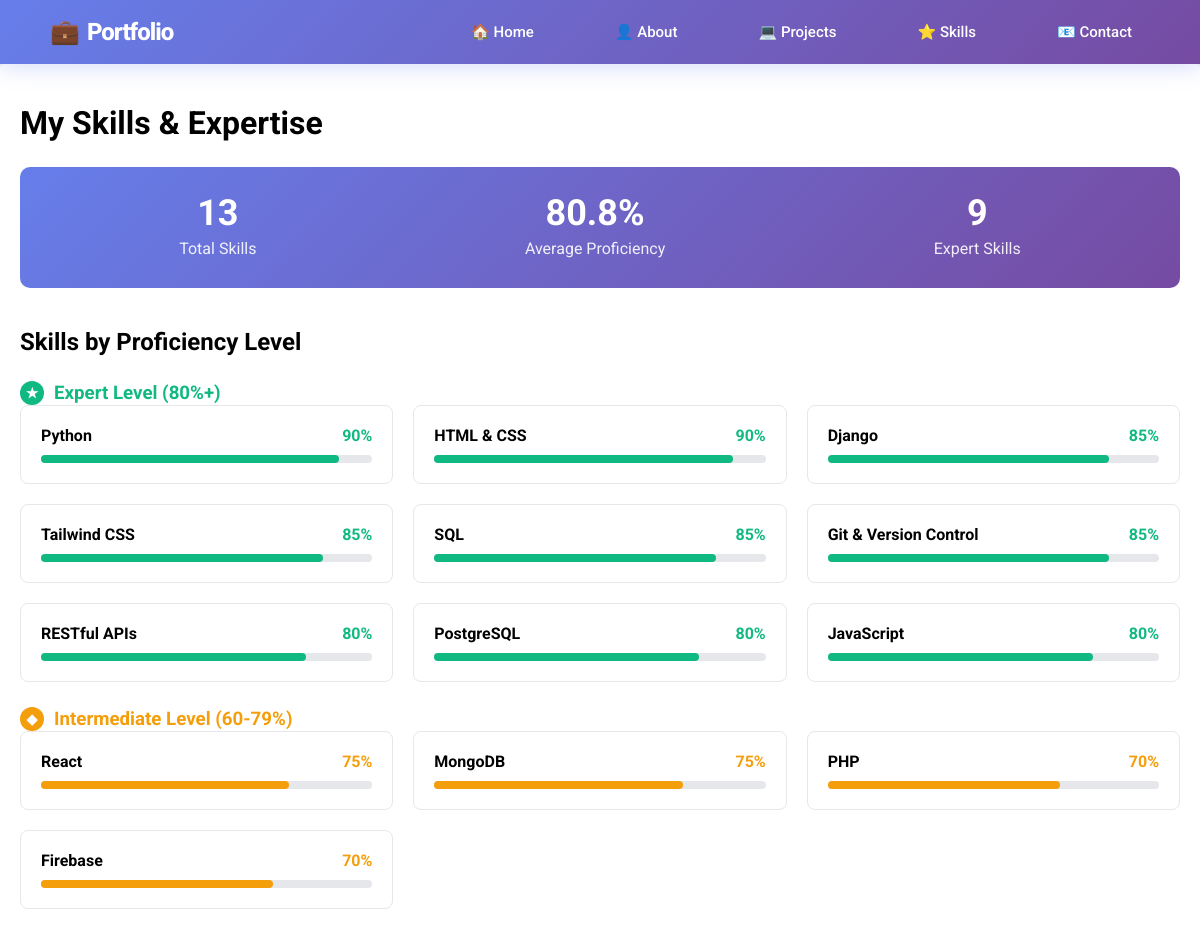
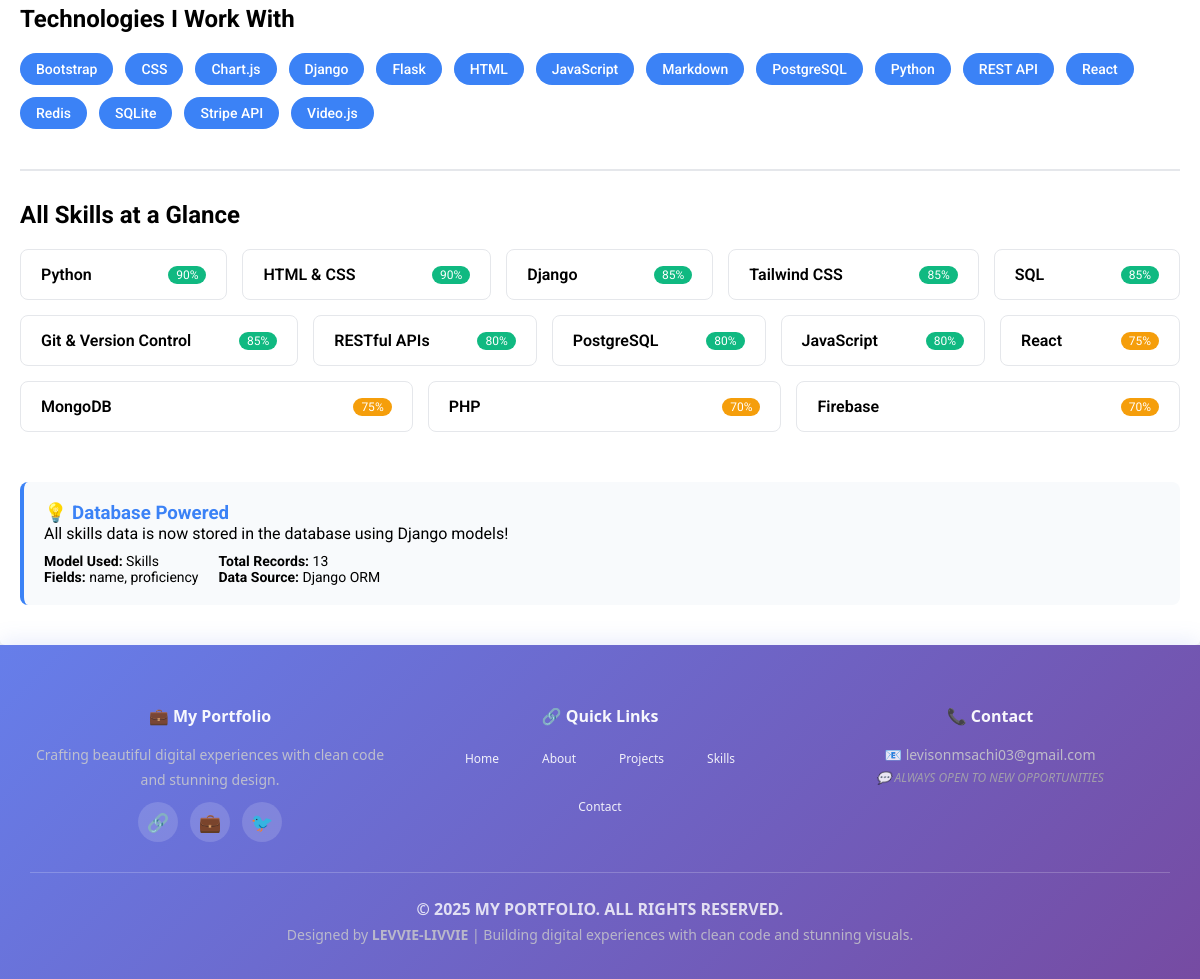
Screenshot of /skills/ with the database file from the repository (2 pictures, top to bottom).
### main/models.py (models this page shows, shortened)
class Skills(models.Model):
    name = models.CharField(max_length=100)
    proficiency = models.IntegerField()

### main/views.py (the view)
# urls.py: path('skills/', views.skills, name='skills'), # Skills page
def skills(request):
    skills_list = Skills.objects.all().order_by('-proficiency')
    total_skills = skills_list.count()
    average_proficiency = skills_list.aggregate(models.Avg('proficiency'))['proficiency__avg']
    expert_skills = skills_list.filter(proficiency__gte=80)
    intermediate_skills = skills_list.filter(proficiency__range=(60, 79))
    beginner_skills = skills_list.filter(proficiency__lt=60)
    technologies_used = Project.objects.filter(
        is_published=True
    ).values_list('technology', flat=True).distinct()
    all_technologies = set()
    for tech_string in technologies_used:
        if tech_string:
            tech_list = [tech.strip() for tech in tech_string.split(',')]
            all_technologies.update(tech_list)
    context = {
        'skills': skills_list,
        'technologies': sorted(all_technologies),
        'total_skills': total_skills,
        'average_proficiency': round(average_proficiency or 0, 1),
        'expert_skills': expert_skills,
        'intermediate_skills': intermediate_skills,
        'beginner_skills': beginner_skills,
        'expert_count': expert_skills.count(),
        'intermediate_count': intermediate_skills.count(),
        'beginner_count': beginner_skills.count(),
    }
    return render(request, 'main/skills.html', context)

### main/templates/main/skills.html (shortened to what this page needs)
{% extends "main/base.html" %} {% block title %} Skills | Portfolio {% endblock title %}
{% block content %}
<h1>My Skills & Expertise</h1>
<div
  style="
    background: linear-gradient(135deg, #667eea 0%, #764ba2 100%);
    color: white;
    padding: 25px;
    border-radius: 10px;
    margin: 25px 0;
  "
>
  <div style="display: flex; justify-content: space-around; text-align: center">
    <div>
      <h2 style="margin: 0; font-size: 36px">{{ total_skills }}</h2>
      <p style="margin: 5px 0; opacity: 0.9">Total Skills</p>
    </div>
    <div>
      <h2 style="margin: 0; font-size: 36px">{{ average_proficiency }}%</h2>
      <p style="margin: 5px 0; opacity: 0.9">Average Proficiency</p>
    </div>
    <div>
      <h2 style="margin: 0; font-size: 36px">{{ expert_count }}</h2>
      <p style="margin: 5px 0; opacity: 0.9">Expert Skills</p>
    </div>
  </div>
</div>
<div style="margin: 40px 0">
  <h2>Skills by Proficiency Level</h2>
  {% if expert_skills %}
  <div style="margin: 25px 0">
    <h3 style="color: #10b981; display: flex; align-items: center">
      <span
        style="
          background: #10b981;
          color: white;
          width: 24px;
          height: 24px;
          border-radius: 50%;
          display: inline-flex;
          align-items: center;
          justify-content: center;
          margin-right: 10px;
          font-size: 14px;
        "
      >
        ★
      </span>
      Expert Level (80%+)
    </h3>
    <div
      style="
        display: grid;
        grid-template-columns: repeat(auto-fill, minmax(300px, 1fr));
        gap: 20px;
      "
    >
      {% for skill in expert_skills %}
      <div style="border: 1px solid #e5e7eb; border-radius: 8px; padding: 20px">
        <div
          style="
            display: flex;
            justify-content: space-between;
            margin-bottom: 10px;
          "
        >
          <strong>{{ skill.name }}</strong>
          <span style="color: #10b981; font-weight: bold"
            >{{ skill.proficiency }}%</span
          >
        </div>
        <div style="background: #e5e7eb; height: 8px; border-radius: 4px">
          <div
            style="background: #10b981; height: 100%; border-radius: 4px; width: {{ skill.proficiency }}%;"
          ></div>
        </div>
      </div>
      {% endfor %}
    </div>
  </div>
  {% endif %}
  {% if intermediate_skills %}
  <div style="margin: 25px 0">
    <h3 style="color: #f59e0b; display: flex; align-items: center">
      <span
        style="
          background: #f59e0b;
          color: white;
          width: 24px;
          height: 24px;
          border-radius: 50%;
          display: inline-flex;
          align-items: center;
          justify-content: center;
          margin-right: 10px;
          font-size: 14px;
        "
      >
        ◆
      </span>
      Intermediate Level (60-79%)
    </h3>
    <div
      style="
        display: grid;
        grid-template-columns: repeat(auto-fill, minmax(300px, 1fr));
        gap: 20px;
      "
    >
      {% for skill in intermediate_skills %}
      <div style="border: 1px solid #e5e7eb; border-radius: 8px; padding: 20px">
        <div
          style="
            display: flex;
            justify-content: space-between;
            margin-bottom: 10px;
          "
        >
          <strong>{{ skill.name }}</strong>
          <span style="color: #f59e0b; font-weight: bold"
            >{{ skill.proficiency }}%</span
          >
        </div>
        <div style="background: #e5e7eb; height: 8px; border-radius: 4px">
          <div
            style="background: #f59e0b; height: 100%; border-radius: 4px; width: {{ skill.proficiency }}%;"
          ></div>
        </div>
      </div>
      {% endfor %}
    </div>
  </div>
  {% endif %}
</div>
<div style="margin: 40px 0">
  <h2>Technologies I Work With</h2>
  <div style="display: flex; flex-wrap: wrap; gap: 12px; margin-top: 20px">
    {% if technologies %} {% for tech in technologies %}
    <span
      style="
        background: #3b82f6;
        color: white;
        padding: 8px 16px;
        border-radius: 20px;
        font-size: 14px;
        font-weight: 500;
      "
    >
      {{ tech }}
    </span>
    {% endfor %} {% else %}
    <p>No technologies listed in projects yet.</p>
    {% endif %}
  </div>
</div>
<div style="margin: 40px 0; border-top: 2px solid #e5e7eb; padding-top: 30px">
  <h2>All Skills at a Glance</h2>
  <div style="display: flex; flex-wrap: wrap; gap: 15px; margin-top: 20px">
    {% for skill in skills %}
    <div
      style="
        border: 1px solid #e5e7eb;
        border-radius: 8px;
        padding: 15px 20px;
        min-width: 180px;
        flex: 1 0 auto;
      "
    >
      <div
        style="
          display: flex;
          justify-content: space-between;
          align-items: center;
        "
      >
        <span style="font-weight: 600">{{ skill.name }}</span>
        <span
          style="font-size: 12px; background:
                    {% if skill.proficiency >= 80 %}#10b981
                    {% elif skill.proficiency >= 60 %}#f59e0b
                    {% else %}#6b7280
                    {% endif %};
                    color: white; padding: 2px 8px; border-radius: 10px;"
        >
          {{ skill.proficiency }}%
        </span>
      </div>
    </div>
    {% endfor %}
  </div>
</div>
<div
  style="
    margin-top: 50px;
    padding: 20px;
    background: #f8fafc;
    border-radius: 8px;
    border-left: 4px solid #3b82f6;
  "
>
  <h3 style="margin-top: 0; color: #3b82f6">💡 Database Powered</h3>
  <p>All skills data is now stored in the database using Django models!</p>
  <div style="display: flex; gap: 20px; margin-top: 10px; font-size: 14px">
    <div>
      <strong>Model Used:</strong> Skills
      <br />
      <strong>Fields:</strong> name, proficiency
    </div>
    <div>
      <strong>Total Records:</strong> {{ total_skills }}
      <br />
      <strong>Data Source:</strong> Django ORM
    </div>
  </div>
</div>
{% endblock content %}

### main/static/main/css/style.css (style rules this page uses)
body { font-family: 'Roboto', sans-serif; margin: 0; padding: 0; background-color: #f4f4f4; }

### main/templates/main/base.html (style rules this page uses)
* { margin: 0; padding: 0; box-sizing: border-box; }
body { display: flex; flex-direction: column; min-height: 100vh; background: #f9fafb; }

### rows the page displays
Skills: name "Python", proficiency "90"
Skills: name "HTML & CSS", proficiency "90"
Skills: name "Django", proficiency "85"
Skills: name "Tailwind CSS", proficiency "85"
Skills: name "SQL", proficiency "85"
Skills: name "Git & Version Control", proficiency "85"
Skills: name "RESTful APIs", proficiency "80"
Skills: name "PostgreSQL", proficiency "80"
Skills: name "JavaScript", proficiency "80"
Skills: name "React", proficiency "75"
Skills: name "MongoDB", proficiency "75"
Skills: name "PHP", proficiency "70"
Skills: name "Firebase", proficiency "70"

### other values shown
{{ total_skills }} "13"
{{ average_proficiency }} "80.8"
{{ expert_count }} "9"
{{ tech }} "Bootstrap" "CSS" "Chart.js" "Django" "Flask" "HTML" "JavaScript" "Markdown" "PostgreSQL" "Python" "REST API" "React" "Redis" "SQLite" "Stripe API" "Video.js"
